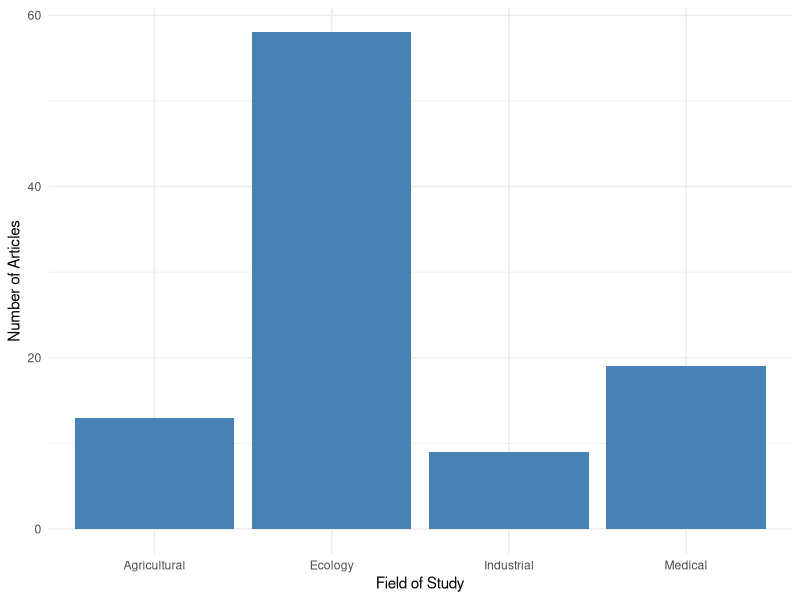
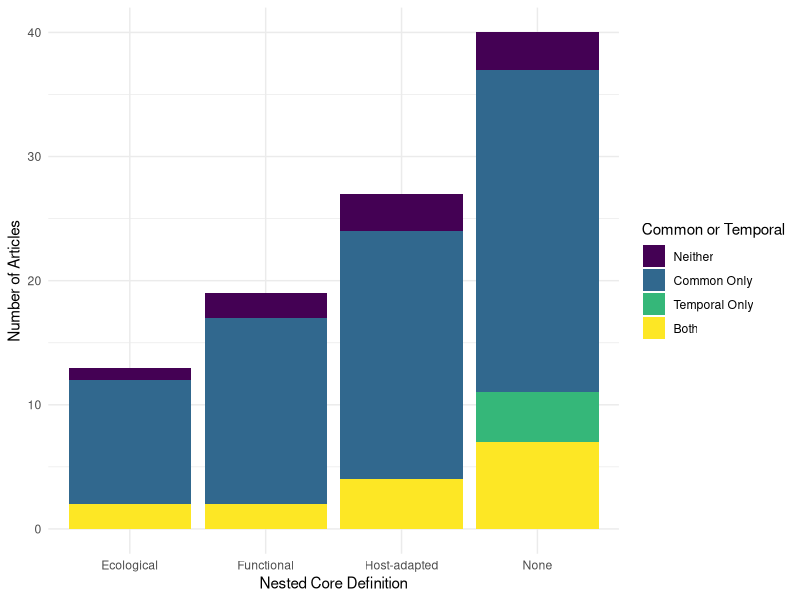

The R script that drew these images, in order:
## Script set up
#Attaching the packages required and set working directory

# run every time
# load required packages
library(readxl)
library(tidyverse)
library(ggplot2)
# set working directory to file location
setwd("~/University/University 2020-2021/thesis/MicrobiomeThesis")
theme_set(theme_minimal())

#loading in sample dataset
micro <- read_excel("micro.xlsx")
View(micro)

# creating the ggplot for field of study
fieldPlot<- ggplot(data=micro, aes(x=FieldOfStudy)) +
  geom_bar(fill="steelblue") +
  labs(x = "Field of Study", y = "Number of Articles")
fieldPlot

# viridis colours are colour-blind friendly


corePlot <- ggplot(micro, aes(x = NestedCore, # possible to do intersection here instead
                              fill = interaction(CommonCore, TemporalCore))) +
  geom_bar() +
  # changing the x axis tick labels
  # discrete b/c the levels are unique (not on a continuous scale)
  scale_x_discrete(labels = c("Ecological", "Functional", "Host-adapted", "None")) +
  # changing the interaction legend
  # also adds viridis color scheme (d for discrete as above)
  scale_fill_viridis_d(labels = c("Neither", "Common Only", "Temporal Only", "Both")) +
  # adjust axis and legend names
  labs(x = "Nested Core Definition", y = "Number of Articles", 
       fill = "Common or Temporal")
corePlot
